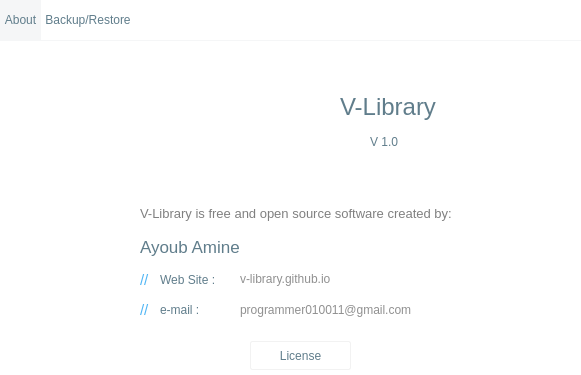
<?xml version="1.0" encoding="UTF-8"?>
<ui version="4.0">
 <class>Dialog</class>
 <widget class="QDialog" name="Dialog">
  <property name="geometry">
   <rect>
    <x>0</x>
    <y>0</y>
    <width>581</width>
    <height>375</height>
   </rect>
  </property>
  <property name="minimumSize">
   <size>
    <width>581</width>
    <height>375</height>
   </size>
  </property>
  <property name="maximumSize">
   <size>
    <width>581</width>
    <height>375</height>
   </size>
  </property>
  <property name="windowTitle">
   <string>About V-Library</string>
  </property>
  <property name="windowIcon">
   <iconset resource="images.qrc">
    <normaloff>:/logo/images/logo.png</normaloff>:/logo/images/logo.png</iconset>
  </property>
  <property name="styleSheet">
   <string notr="true">/*
	QDialog
*/

QDialog#Dialog
{
	background: white
}

/*
	QLabel
*/

QLabel#label_2,
QLabel#version,
QLabel#label_4,
QLabel#label_6,
QLabel#label_10
{color: #607D8B}
QLabel#email,
QLabel#github
{color: rgb(144, 144, 144)}
QLabel#label_9,
QLabel#label_5
{color: #51b6f5}
QLabel#label
{color: grey}

/*
	QPushButton
*/

QPushButton#license,
QPushButton#backup,
QPushButton#restore
{
	border: 1px solid #f2f2f2;
	background-color: white;
	border-radius: 2px;
	color: #607D8B
}

QPushButton#license:hover,
QPushButton#backup:hover,
QPushButton#restore:hover
{
	background-color: #f2f2f2
}

/*
	QTabWidget
*/

QTabWidget::pane
{
    border-top: 1px solid #f5f6f7
}

QTabBar::tab
{
    background: white;
    border-bottom-color: #C2C7CB;
	height: 40;
	padding:0 4px;
	color: #607D8B
}

QTabBar::tab:selected, QTabBar::tab:hover
{
    background: #f5f6f7
}

QTabBar::tab:selected
{
    border-color: #9B9B9B;
    border-bottom-color: #C2C7CB
}</string>
  </property>
  <widget class="QTabWidget" name="tabWidget">
   <property name="geometry">
    <rect>
     <x>0</x>
     <y>0</y>
     <width>581</width>
     <height>401</height>
    </rect>
   </property>
   <property name="styleSheet">
    <string notr="true"/>
   </property>
   <property name="currentIndex">
    <number>0</number>
   </property>
   <widget class="QWidget" name="tab">
    <attribute name="icon">
     <iconset resource="images.qrc">
      <normaloff>:/interface/images/About_16px.png</normaloff>:/interface/images/About_16px.png</iconset>
    </attribute>
    <attribute name="title">
     <string>About</string>
    </attribute>
    <widget class="QLabel" name="logo">
     <property name="geometry">
      <rect>
       <x>130</x>
       <y>20</y>
       <width>131</width>
       <height>121</height>
      </rect>
     </property>
     <property name="text">
      <string/>
     </property>
     <property name="pixmap">
      <pixmap resource="images.qrc">:/logo/images/logo.png</pixmap>
     </property>
     <property name="scaledContents">
      <bool>false</bool>
     </property>
    </widget>
    <widget class="QLabel" name="label_2">
     <property name="geometry">
      <rect>
       <x>340</x>
       <y>40</y>
       <width>131</width>
       <height>51</height>
      </rect>
     </property>
     <property name="font">
      <font>
       <pointsize>18</pointsize>
      </font>
     </property>
     <property name="text">
      <string>V-Library</string>
     </property>
    </widget>
    <widget class="QLabel" name="version">
     <property name="geometry">
      <rect>
       <x>370</x>
       <y>90</y>
       <width>61</width>
       <height>21</height>
      </rect>
     </property>
     <property name="text">
      <string>V 1.0</string>
     </property>
    </widget>
    <widget class="QPushButton" name="license">
     <property name="geometry">
      <rect>
       <x>250</x>
       <y>300</y>
       <width>101</width>
       <height>29</height>
      </rect>
     </property>
     <property name="text">
      <string>License</string>
     </property>
    </widget>
    <widget class="QLabel" name="label_4">
     <property name="geometry">
      <rect>
       <x>140</x>
       <y>190</y>
       <width>131</width>
       <height>31</height>
      </rect>
     </property>
     <property name="font">
      <font>
       <pointsize>13</pointsize>
      </font>
     </property>
     <property name="text">
      <string>Ayoub Amine</string>
     </property>
    </widget>
    <widget class="QLabel" name="label_5">
     <property name="geometry">
      <rect>
       <x>140</x>
       <y>230</y>
       <width>16</width>
       <height>17</height>
      </rect>
     </property>
     <property name="font">
      <font>
       <family>Ubuntu</family>
       <pointsize>11</pointsize>
       <weight>50</weight>
       <italic>false</italic>
       <bold>false</bold>
      </font>
     </property>
     <property name="styleSheet">
      <string notr="true"/>
     </property>
     <property name="text">
      <string>//</string>
     </property>
    </widget>
    <widget class="QLabel" name="label_6">
     <property name="geometry">
      <rect>
       <x>160</x>
       <y>230</y>
       <width>71</width>
       <height>17</height>
      </rect>
     </property>
     <property name="text">
      <string>Web Site :</string>
     </property>
    </widget>
    <widget class="QLabel" name="label_9">
     <property name="geometry">
      <rect>
       <x>140</x>
       <y>260</y>
       <width>16</width>
       <height>17</height>
      </rect>
     </property>
     <property name="font">
      <font>
       <family>Ubuntu</family>
       <pointsize>11</pointsize>
       <weight>50</weight>
       <italic>false</italic>
       <bold>false</bold>
      </font>
     </property>
     <property name="styleSheet">
      <string notr="true"/>
     </property>
     <property name="text">
      <string>//</string>
     </property>
    </widget>
    <widget class="QLabel" name="label_10">
     <property name="geometry">
      <rect>
       <x>160</x>
       <y>260</y>
       <width>71</width>
       <height>17</height>
      </rect>
     </property>
     <property name="text">
      <string>e-mail :</string>
     </property>
    </widget>
    <widget class="QLabel" name="email">
     <property name="geometry">
      <rect>
       <x>240</x>
       <y>260</y>
       <width>221</width>
       <height>17</height>
      </rect>
     </property>
     <property name="cursor">
      <cursorShape>PointingHandCursor</cursorShape>
     </property>
     <property name="styleSheet">
      <string notr="true"/>
     </property>
     <property name="text">
      <string>programmer010011@gmail.com</string>
     </property>
    </widget>
    <widget class="QLabel" name="github">
     <property name="geometry">
      <rect>
       <x>240</x>
       <y>230</y>
       <width>221</width>
       <height>16</height>
      </rect>
     </property>
     <property name="cursor">
      <cursorShape>PointingHandCursor</cursorShape>
     </property>
     <property name="styleSheet">
      <string notr="true"/>
     </property>
     <property name="text">
      <string>v-library.github.io</string>
     </property>
     <property name="wordWrap">
      <bool>false</bool>
     </property>
    </widget>
    <widget class="QLabel" name="label">
     <property name="geometry">
      <rect>
       <x>140</x>
       <y>164</y>
       <width>401</width>
       <height>16</height>
      </rect>
     </property>
     <property name="font">
      <font>
       <pointsize>10</pointsize>
      </font>
     </property>
     <property name="text">
      <string>V-Library is free and open source software created by:</string>
     </property>
    </widget>
   </widget>
   <widget class="QWidget" name="tab_3">
    <attribute name="icon">
     <iconset resource="images.qrc">
      <normaloff>:/interface/images/Database_16px.png</normaloff>:/interface/images/Database_16px.png</iconset>
    </attribute>
    <attribute name="title">
     <string>Backup/Restore</string>
    </attribute>
    <widget class="QPushButton" name="backup">
     <property name="geometry">
      <rect>
       <x>100</x>
       <y>140</y>
       <width>121</width>
       <height>61</height>
      </rect>
     </property>
     <property name="font">
      <font>
       <pointsize>10</pointsize>
      </font>
     </property>
     <property name="text">
      <string>Backup</string>
     </property>
     <property name="icon">
      <iconset resource="images.qrc">
       <normaloff>:/interface/images/Database_24px.png</normaloff>:/interface/images/Database_24px.png</iconset>
     </property>
     <property name="iconSize">
      <size>
       <width>24</width>
       <height>24</height>
      </size>
     </property>
    </widget>
    <widget class="QPushButton" name="restore">
     <property name="geometry">
      <rect>
       <x>360</x>
       <y>140</y>
       <width>121</width>
       <height>61</height>
      </rect>
     </property>
     <property name="font">
      <font>
       <pointsize>10</pointsize>
      </font>
     </property>
     <property name="text">
      <string>Restore</string>
     </property>
     <property name="icon">
      <iconset resource="images.qrc">
       <normaloff>:/interface/images/Download_24px.png</normaloff>:/interface/images/Download_24px.png</iconset>
     </property>
     <property name="iconSize">
      <size>
       <width>24</width>
       <height>24</height>
      </size>
     </property>
    </widget>
    <widget class="QLabel" name="loader">
     <property name="geometry">
      <rect>
       <x>265</x>
       <y>145</y>
       <width>51</width>
       <height>51</height>
      </rect>
     </property>
     <property name="text">
      <string/>
     </property>
     <property name="scaledContents">
      <bool>false</bool>
     </property>
    </widget>
   </widget>
  </widget>
 </widget>
 <resources>
  <include location="images.qrc"/>
 </resources>
 <connections/>
</ui>
